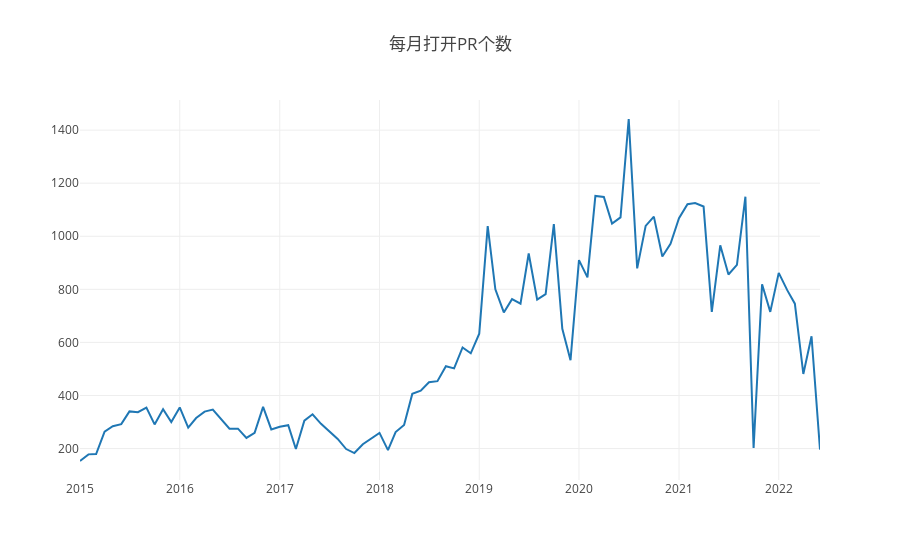

This figure's notebook cell:
### Code cell
var startYear = 2015,
  endYear = 2022;
var years = [];
var repo_id = 507775;
var query = openDigger.driver.clickhouse.query;
for (var y = startYear; y <= endYear; y++) years.push(y);
console.log('2.3.1 - - - - - - - - - ');
Promise.all(
  years.map((year) => { // 或者 select pull_created_at
    return query(`
    select created_at
    from github_log.events
    where toYear(created_at)=${year} and repo_id=${repo_id} and type = 'PullRequestEvent' and action = 'opened'
    `);
  })
).then((data) => {
    const tmp = {};
    for (let i = 0; i < data.length; i++) {
      for (let j = 0; j < data[i].length; j++) {
        if (tmp.hasOwnProperty(data[i][j].created_at.slice(0, 7))) {
          tmp[data[i][j].created_at.slice(0, 7)] += 1;
        } else {
          tmp[data[i][j].created_at.slice(0, 7)] = 1;
        }
      }
    }
    const ordered = Object.fromEntries(Object.entries(tmp).sort());
    let timeArray = [];
    let countArray = [];
    for (const key in ordered) {
      timeArray.push(key);
      countArray.push(ordered[key]);
    }
    // for (let i = 0; i < timeArray.length; i++) {
    //   console.log("年月: " + timeArray[i]);
    //   console.log("当月打开PR个数: " + countArray[i]);
    // }
    var data = [
      {
        x: timeArray,
        y: countArray,
        type: 'scatter'
      },
    ];
    openDigger.render.plotly(data, {title: '每月打开PR个数'});
});

### Figure 1 — Plotly figure (JSON) as saved in the notebook; plotly's stock layout.template omitted (floating-point values rounded to 4 significant figures)
{"data": [{"type": "scatter", "x": ["2015-01", "2015-02", "2015-03", "2015-04", "2015-05", "2015-06", "2015-07", "2015-08", "2015-09", "2015-10", "2015-11", "2015-12", "2016-01", "2016-02", "2016-03", "2016-04", "2016-05", "2016-06", "2016-07", "2016-08", "2016-09", "2016-10", "2016-11", "2016-12", "2017-01", "2017-02", "2017-03", "2017-04", "2017-05", "2017-06", "2017-07", "2017-08", "2017-09", "2017-10", "2017-11", "2017-12", "2018-01", "2018-02", "2018-03", "2018-04", "2018-05", "2018-06", "2018-07", "2018-08", "2018-09", "2018-10", "2018-11", "2018-12", "2019-01", "2019-02", "2019-03", "2019-04", "2019-05", "2019-06", "2019-07", "2019-08", "2019-09", "2019-10", "2019-11", "2019-12", "2020-01", "2020-02", "2020-03", "2020-04", "2020-05", "2020-06", "2020-07", "2020-08", "2020-09", "2020-10", "2020-11", "2020-12", "2021-01", "2021-02", "2021-03", "2021-04", "2021-05", "2021-06", "2021-07", "2021-08", "2021-09", "2021-10", "2021-11", "2021-12", "2022-01", "2022-02", "2022-03", "2022-04", "2022-05", "2022-06"], "y": [153, 178, 179, 264, 284, 292, 340, 337, 354, 291, 348, 300, 355, 279, 315, 339, 347, 312, 275, 275, 240, 259, 357, 272, 282, 288, 198, 305, 329, 293, 266, 236, 198, 183, 216, 238, 259, 194, 262, 289, 406, 418, 450, 454, 510, 502, 581, 559, 633, 1038, 800, 713, 763, 746, 935, 761, 782, 1046, 651, 533, 910, 845, 1152, 1148, 1048, 1071, 1442, 879, 1039, 1074, 924, 972, 1068, 1121, 1125, 1112, 715, 966, 856, 892, 1149, 202, 819, 715, 862, 797, 746, 481, 623, 196]}], "layout": {"autosize": true, "title": {"text": "每月打开PR个数"}, "xaxis": {"autorange": true, "range": ["2015-01-01", "2022-06-01"], "type": "date"}, "yaxis": {"autorange": true, "range": [81.39, 1514.0], "type": "linear"}}}
